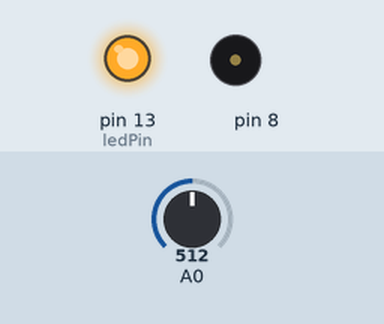
Recording of a sketch running on a simulated Arduino Uno, built with avr-gcc and run on an emulated ATmega328P. On the bench: output pins drawn as LEDs (lit = HIGH), buzzer (waves = sounding). The test bench sets the inputs (shaded band); at power-on: A0 = 512. What the sketch prints to the serial monitor is not drawn.

Above: at 0.1 s.
At 5.1 s:
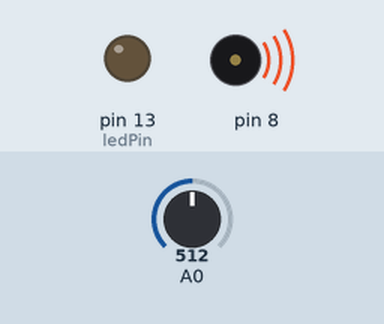
Timing chart, 0 to 6.6 s (numbered marks = the images above):
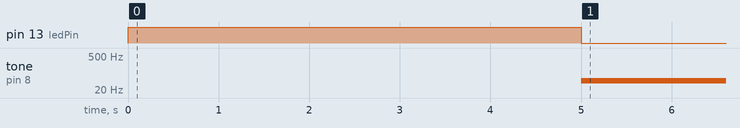

Measured:
- by itself, tone on pin 8: silent → 49 Hz at 5.0 s

The sketch:

photonBuzzer.ino
```cpp
int sensorValue;
int sensorLow = 1023;
int sensorHigh = 0;
const int ledPin = 13;

void setup() {
  // put your setup code here, to run once:
  pinMode(ledPin, OUTPUT);
  digitalWrite(ledPin, HIGH);
  while (millis() < 5000){
      sensorValue = analogRead(A0);
      if (sensorValue > sensorHigh)
        sensorHigh = sensorValue;
      if (sensorValue < sensorLow)
        sensorLow = sensorValue;
    }
    digitalWrite(ledPin,LOW);
   Serial.begin(9600);
}

void loop() {
  // put your main code here, to run repeatedly:
  sensorValue = analogRead(A0);
  int pitch = map(sensorValue, sensorLow, sensorHigh, 50, 4000);
  Serial.println(pitch);
  tone(8, pitch, 20);
  delay(10);
}
```
